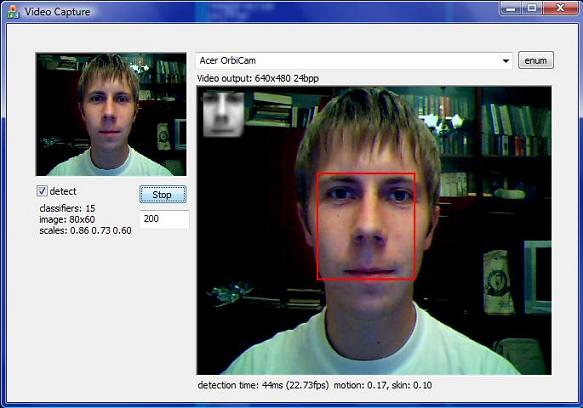
//> input picture CodeProject_Articles/Computer_Vision_Articles/CodeProject Face Detection C++ Library with Skin and Motion Analysis_ Free source code and programming help_files/face.jpg, 583 x 408 px
$ ./sdf '../../CodeProject_Articles/Computer_Vision_Articles/CodeProject Face Detection C++ Library with Skin and Motion Analysis_ Free source code and programming help_files/face.jpg'   (built with g++ and OpenCV 4)
//> lines starting //> are read from the running program, lines starting //| are printed output that depends on the picture
#include <cv.h>
#include <highgui.h>

int main( int argc, char** argv )
{
    IplImage* src;
    if( argc == 2 && (src=cvLoadImage(argv[1], 1))!= 0)
//> src is the input picture: 408 rows x 583 cols, CV_8UC3; mean B, G, R 134.6, 130.3, 127.6
    {
        IplImage* h_plane = cvCreateImage( cvGetSize(src), 8, 1 );
        IplImage* s_plane = cvCreateImage( cvGetSize(src), 8, 1 );
        IplImage* v_plane = cvCreateImage( cvGetSize(src), 8, 1 );
        IplImage* planes[] = { h_plane, s_plane };
        IplImage* hsv = cvCreateImage( cvGetSize(src), 8, 3 );
        int h_bins = 30, s_bins = 32;
        int hist_size[] = {h_bins, s_bins};
        float h_ranges[] = { 0, 180 }; /* hue varies from 0 (~0컍ed) to 180 (~360컍ed again) */
        float s_ranges[] = { 0, 255 }; /* saturation varies from 0 (black-gray-white) to 255 (pure spectrum color) */
        float* ranges[] = { h_ranges, s_ranges };
        int scale = 10;
        IplImage* hist_img = cvCreateImage( cvSize(h_bins*scale,s_bins*scale), 8, 3 );
        CvHistogram* hist;
        float max_value = 0;
        int h, s;

        cvCvtColor( src, hsv, CV_BGR2HSV );
//> hsv: 408 rows x 583 cols, CV_8UC3; mean H, S, V 52.1, 69.5, 142.6
        cvCvtPixToPlane( hsv, h_plane, s_plane, v_plane, 0 );
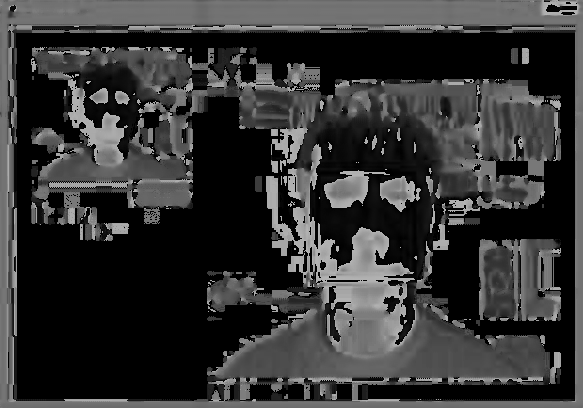
//> h_plane: 408 rows x 583 cols, CV_8UC1; min 0, max 179, mean 52.1
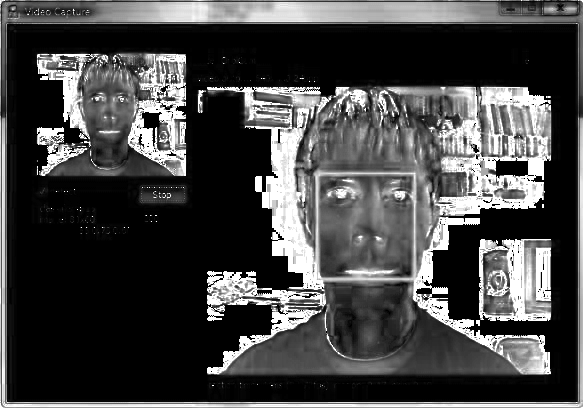
//> s_plane: 408 rows x 583 cols, CV_8UC1; min 0, max 255, mean 69.5
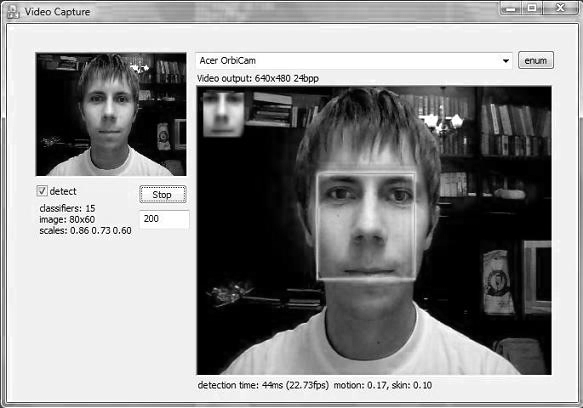
//> v_plane: 408 rows x 583 cols, CV_8UC1; min 0, max 255, mean 142.6
        hist = cvCreateHist( 2, hist_size, CV_HIST_ARRAY, ranges, 1 );
        cvCalcHist( planes, hist, 0, 0 );
        cvGetMinMaxHistValue( hist, 0, &max_value, 0, 0 );
        cvZero( hist_img );

        for( h = 0; h < h_bins; h++ )
        {
            for( s = 0; s < s_bins; s++ )
            {
                float bin_val = cvQueryHistValue_2D( hist, h, s );
                int intensity = cvRound(bin_val*255/max_value);
                cvRectangle( hist_img, cvPoint( h*scale, s*scale ),
                             cvPoint( (h+1)*scale - 1, (s+1)*scale - 1),
                             CV_RGB(intensity,intensity,intensity), /* graw a grayscale histogram.
                                                                       if you have idea how to do it
                                                                       nicer let us know */
                             CV_FILLED );
            }
        }

        cvNamedWindow( "Source", 1 );
        cvShowImage( "Source", src );

        cvNamedWindow( "H-S Histogram", 1 );
        cvShowImage( "H-S Histogram", hist_img );
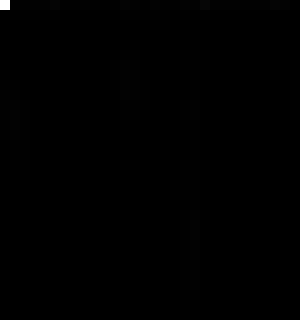
//> window 'H-S Histogram': 320 rows x 300 cols, CV_8UC3; min 0, max 255, mean 0.5

        cvWaitKey(0);
    }
}

$ run again, on CodeProject_Articles/Computer_Vision_Articles/CodeProject Face Detection C++ Library with Skin and Motion Analysis_ Free source code and programming help_files/snap4a.jpg
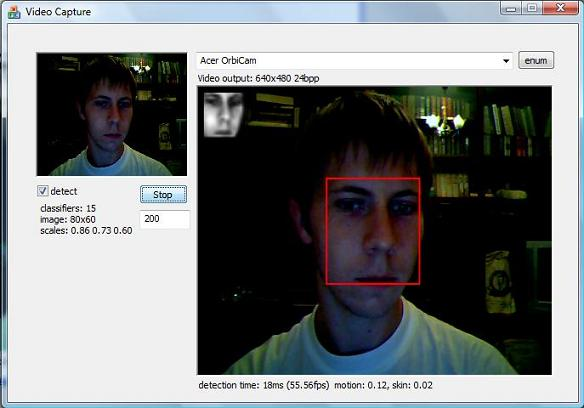
//> input picture CodeProject_Articles/Computer_Vision_Articles/CodeProject Face Detection C++ Library with Skin and Motion Analysis_ Free source code and programming help_files/snap4a.jpg, 584 x 408 px
//> src is the input picture: 408 rows x 584 cols, CV_8UC3; mean B, G, R 124.3, 123.4, 120.6
//> hsv: 408 rows x 584 cols, CV_8UC3; mean H, S, V 44.7, 59, 128.7
//> `cvCvtPixToPlane( hsv, h_plane, s_plane, v_plane, 0 );`:
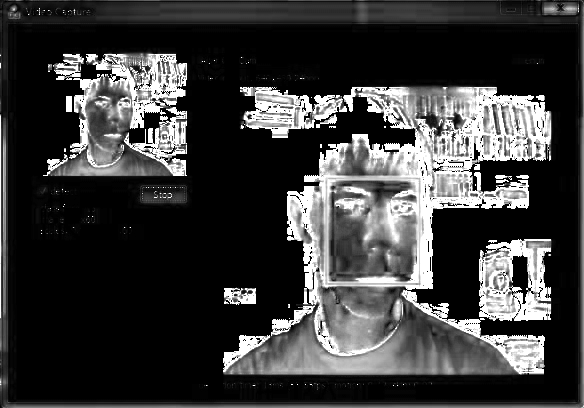
//> s_plane: 408 rows x 584 cols, CV_8UC1; min 0, max 255, mean 59
//> `cvCvtPixToPlane( hsv, h_plane, s_plane, v_plane, 0 );`:
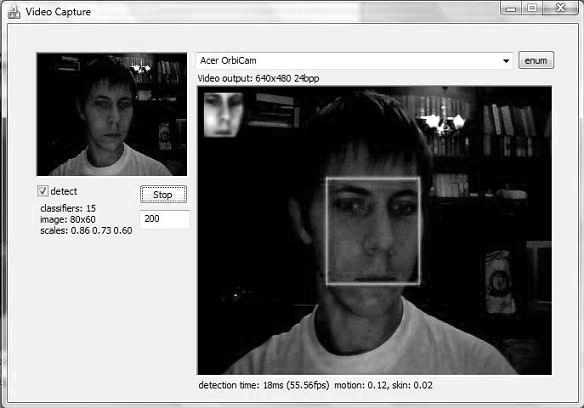
//> v_plane: 408 rows x 584 cols, CV_8UC1; min 0, max 255, mean 128.7
